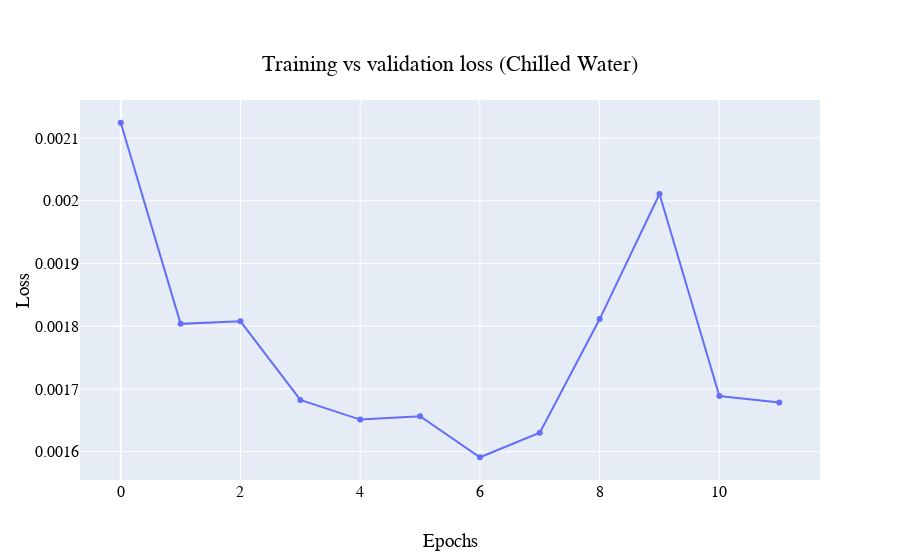

Write notebook code for a chart like this one.
### Code cell
vis.plot_train_vs_val_loss(history=chwater_dropout_history, a='Chilled Water')

### Figure 1 — Plotly figure (JSON) as saved in the notebook; plotly's stock layout.template omitted (floating-point values rounded to 4 significant figures)
{"data": [{"name": "validation Loss", "type": "scatter", "y": [0.002124, 0.001804, 0.001808, 0.001683, 0.001651, 0.001656, 0.001591, 0.00163, 0.001811, 0.002011, 0.001689, 0.001678]}], "layout": {"autosize": true, "font": {"color": "black", "family": "Courier New, monospace", "size": 16}, "title": {"text": "Training vs validation loss (Chilled Water)", "x": 0.5, "xanchor": "center", "y": 0.9, "yanchor": "top"}, "xaxis": {"autorange": true, "range": [-0.6677, 11.67], "title": {"text": "Epochs"}}, "yaxis": {"autorange": true, "range": [0.001552, 0.002163], "title": {"text": "Loss"}, "type": "linear"}}}
